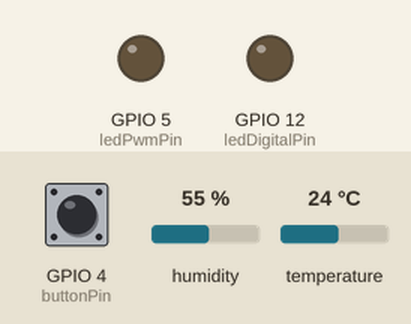
Bench run of a sketch on a simulated ESP8266 (NodeMCU). Parts: output pins drawn as LEDs (lit = HIGH). The test bench sets the inputs (shaded band); at power-on: GPIO 4 (buttonPin) LOW, humidity 55 %, temperature 24 °C. WiFi joins after 1.5 s; servers stay silent unless stated; what the sketch prints to the serial monitor is not drawn.

Above: at 2.7 s.
2.8 s: GPIO 4 (buttonPin) pulled HIGH for 0.15 s
At 3.7 s:
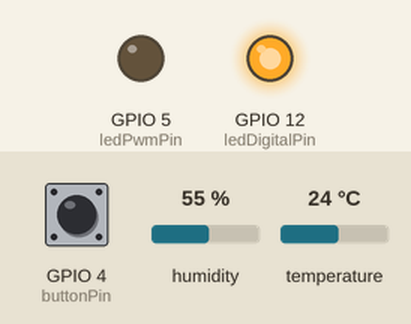
4.4 s: GPIO 4 (buttonPin) pulled HIGH for 1 s
At 4.9 s:
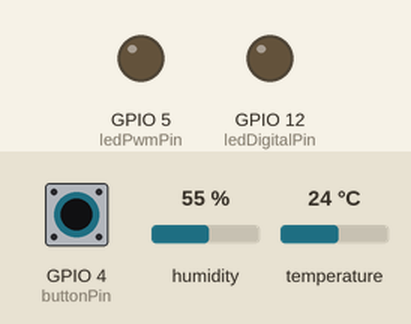
6.9 s: GPIO 4 (buttonPin) pulled HIGH for 3.2 s
At 8.1 s:
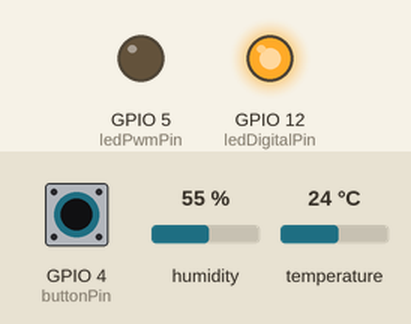
Timing chart, 0 to 9.9 s (numbered marks = the images above; inputs shaded):
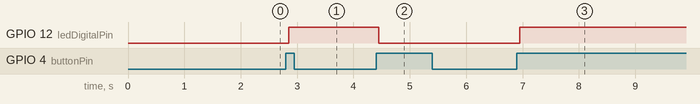

The sketch:

sketch_oct5a.ino
```cpp
#include <ESP8266WiFi.h>
#include <ESPAsyncTCP.h>
#include <ESPAsyncWebServer.h>
#include <DHT.h>

// --- KONFIGURASI WIFI ---
const char* ssid     = "Infinix GT 30 Pro";
const char* password = "murahcpz";

// --- KONFIGURASI PIN ---
const byte dhtPin        = 0;   // D3 (GPIO 0)
const byte buttonPin     = 4;   // D2 (GPIO 4)
const byte ledDigitalPin = 12;  // D6 (GPIO 12) - ON/OFF LED
const byte ledPwmPin     = 5;   // D1 (GPIO 5)  - Dimmer PWM LED

DHT dht(dhtPin, DHT11);

// --- VARIABEL GLOBAL ---
bool ledState = false;
int pwmValue = 0;
String currentTemp = "--";
String currentHum  = "--";

int buttonState;
int lastButtonState = LOW;
unsigned long lastDebounceTime = 0;
const unsigned long debounceDelay = 50;
unsigned long lastTime = 0;

AsyncWebServer server(80);
AsyncWebSocket ws("/ws");

// ---------------- FRONT-END (HTML, CSS, JS) ----------------
const char index_html[] PROGMEM = R"rawliteral(
<!DOCTYPE html>
<html>
<head>
  <meta name="viewport" content="width=device-width, initial-scale=1">
  <title>Smart Room - PWM Dimmer</title>
  <style>
    body { font-family: Arial; text-align: center; background-color: #f4f4f9; margin: 0; padding: 20px; }
    .card { background: white; margin: 15px auto; padding: 20px; max-width: 320px; border-radius: 12px; box-shadow: 0 4px 6px rgba(0,0,0,0.1); }
    button { padding: 12px 28px; font-size: 18px; border-radius: 8px; cursor: pointer; color: white; border: none; }
    .btn-on { background-color: #4CAF50; }
    .btn-off { background-color: #f44336; }
    .slider { width: 100%; height: 10px; border-radius: 5px; background: #d3d3d3; outline: none; margin-top: 15px; }
    .val-text { font-size: 20px; font-weight: bold; color: #333; }
  </style>
</head>
<body>
  <h1>Smart Lighting Dashboard</h1>

  <div class="card">
    <h3>Telemetri Room</h3>
    <p>Suhu: <b><span id="tempValue">--</span> &deg;C</b></p>
    <p>Kelembapan: <b><span id="humValue">--</span> %</b></p>
  </div>

  <div class="card">
    <h3>Lampu Utama (Digital)</h3>
    <p>Status: <b><span id="ledStatus">OFF</span></b></p>
    <button id="toggleBtn" class="btn-off" onclick="toggleLed()">Turn ON</button>
  </div>

  <div class="card">
    <h3>Lampu Dimmer (PWM)</h3>
    <p>Intensitas: <span id="pwmValText" class="val-text">0</span> / 1023</p>
    <input type="range" min="0" max="1023" value="0" class="slider" id="pwmSlider" oninput="sendPWM(this.value)">
  </div>

  <script>
    var gateway = `ws://${window.location.hostname}/ws`;
    var websocket;

    window.addEventListener('load', onLoad);
    function onLoad(event) { initWebSocket(); }

    function initWebSocket() {
      websocket = new WebSocket(gateway);
      websocket.onopen    = function(e) { console.log('WebSocket Terkoneksi'); };
      websocket.onclose   = function(e) { setTimeout(initWebSocket, 2000); };
      websocket.onmessage = onMessage;
    }

    function toggleLed(){
      websocket.send('toggle');
    }

    function sendPWM(value){
      document.getElementById('pwmValText').innerHTML = value;
      websocket.send('pwm,' + value);
    }

    function onMessage(event) {
      var dataObj = JSON.parse(event.data);

      if(dataObj.suhu !== undefined) {
         document.getElementById('tempValue').innerHTML = dataObj.suhu;
      }
      if(dataObj.hum !== undefined) {
         document.getElementById('humValue').innerHTML = dataObj.hum;
      }
      if(dataObj.led !== undefined) {
         var btn = document.getElementById('toggleBtn');
         var status = document.getElementById('ledStatus');
         if(dataObj.led == "1"){
           status.innerHTML = "ON";
           btn.innerHTML = "Turn OFF";
           btn.className = "btn-on";
         } else {
           status.innerHTML = "OFF";
           btn.innerHTML = "Turn ON";
           btn.className = "btn-off";
         }
      }
      if(dataObj.pwm !== undefined) {
         document.getElementById('pwmSlider').value = dataObj.pwm;
         document.getElementById('pwmValText').innerHTML = dataObj.pwm;
      }
    }
  </script>
</body>
</html>
)rawliteral";

// ---------------- BACK-END (C++) ----------------

void notifyClients() {
  String jsonString = "{\"led\":\"" + String(ledState ? 1 : 0) + "\", ";
  jsonString += "\"pwm\":\"" + String(pwmValue) + "\", ";
  jsonString += "\"suhu\":\"" + currentTemp + "\", ";
  jsonString += "\"hum\":\"" + currentHum + "\"}";
  ws.textAll(jsonString);
}

void handleWebSocketMessage(void *arg, uint8_t *data, size_t len) {
  AwsFrameInfo *info = (AwsFrameInfo*)arg;
  if (info->final && info->index == 0 && info->len == len && info->opcode == WS_TEXT) {
    data[len] = 0;
    String message = String((char*)data);

    // Parsing Perintah Toggle Digital
    if (message == "toggle") {
      ledState = !ledState;
      digitalWrite(ledDigitalPin, ledState ? HIGH : LOW);
      notifyClients();
    }
    // Parsing Perintah Slider PWM (Format: "pwm,VAL")
    else if (message.startsWith("pwm,")) {
      int commaIndex = message.indexOf(',');
      if (commaIndex != -1) {
        String valStr = message.substring(commaIndex + 1);
        pwmValue = valStr.toInt();
        analogWrite(ledPwmPin, pwmValue); // Terapkan nilai PWM ke D1
        notifyClients();
      }
    }
  }
}

void onEvent(AsyncWebSocket *server, AsyncWebSocketClient *client, AwsEventType type,
             void *arg, uint8_t *data, size_t len) {
  switch (type) {
    case WS_EVT_CONNECT:
      notifyClients();
      break;
    case WS_EVT_DISCONNECT:
      break;
    case WS_EVT_DATA:
      handleWebSocketMessage(arg, data, len);
      break;
  }
}

void setup() {
  Serial.begin(115200);

  pinMode(buttonPin, INPUT);
  pinMode(ledDigitalPin, OUTPUT);
  pinMode(ledPwmPin, OUTPUT);

  digitalWrite(ledDigitalPin, LOW);
  analogWrite(ledPwmPin, 0);

  dht.begin();

  WiFi.mode(WIFI_STA);
  WiFi.begin(ssid, password);
  while (WiFi.status() != WL_CONNECTED) { delay(500); Serial.print("."); }
  Serial.println("\nIP Address: " + WiFi.localIP().toString());

  server.on("/", HTTP_GET, [](AsyncWebServerRequest *request){
    request->send_P(200, "text/html", index_html);
  });

  ws.onEvent(onEvent);
  server.addHandler(&ws);
  server.begin();
}

void loop() {
  ws.cleanupClients();

  // 1. Debounce Tombol Fisik (Digital LED)
  int reading = digitalRead(buttonPin);
  if (reading != lastButtonState) {
    lastDebounceTime = millis();
  }
  if ((millis() - lastDebounceTime) > debounceDelay) {
    if (reading != buttonState) {
      buttonState = reading;
      if (buttonState == HIGH) {
        ledState = !ledState;
        digitalWrite(ledDigitalPin, ledState ? HIGH : LOW);
        notifyClients();
      }
    }
  }
  lastButtonState = reading;

  // 2. Timer Non-Blocking Pembacaan DHT (3 detik)
  if ((millis() - lastTime) > 3000) {
    float t = dht.readTemperature();
    float h = dht.readHumidity();
    if(!isnan(t) && !isnan(h)) {
      currentTemp = String(t);
      currentHum  = String(h);
      notifyClients();
    }
    lastTime = millis();
  }
}
```

Measured:
- after the input at 2.8 s, GPIO 12 (ledDigitalPin): LOW → HIGH after 0.05 s
- after the input at 4.4 s, GPIO 12 (ledDigitalPin): HIGH → LOW after 0.05 s
- after the input at 6.9 s, GPIO 12 (ledDigitalPin): LOW → HIGH after 0.05 s
